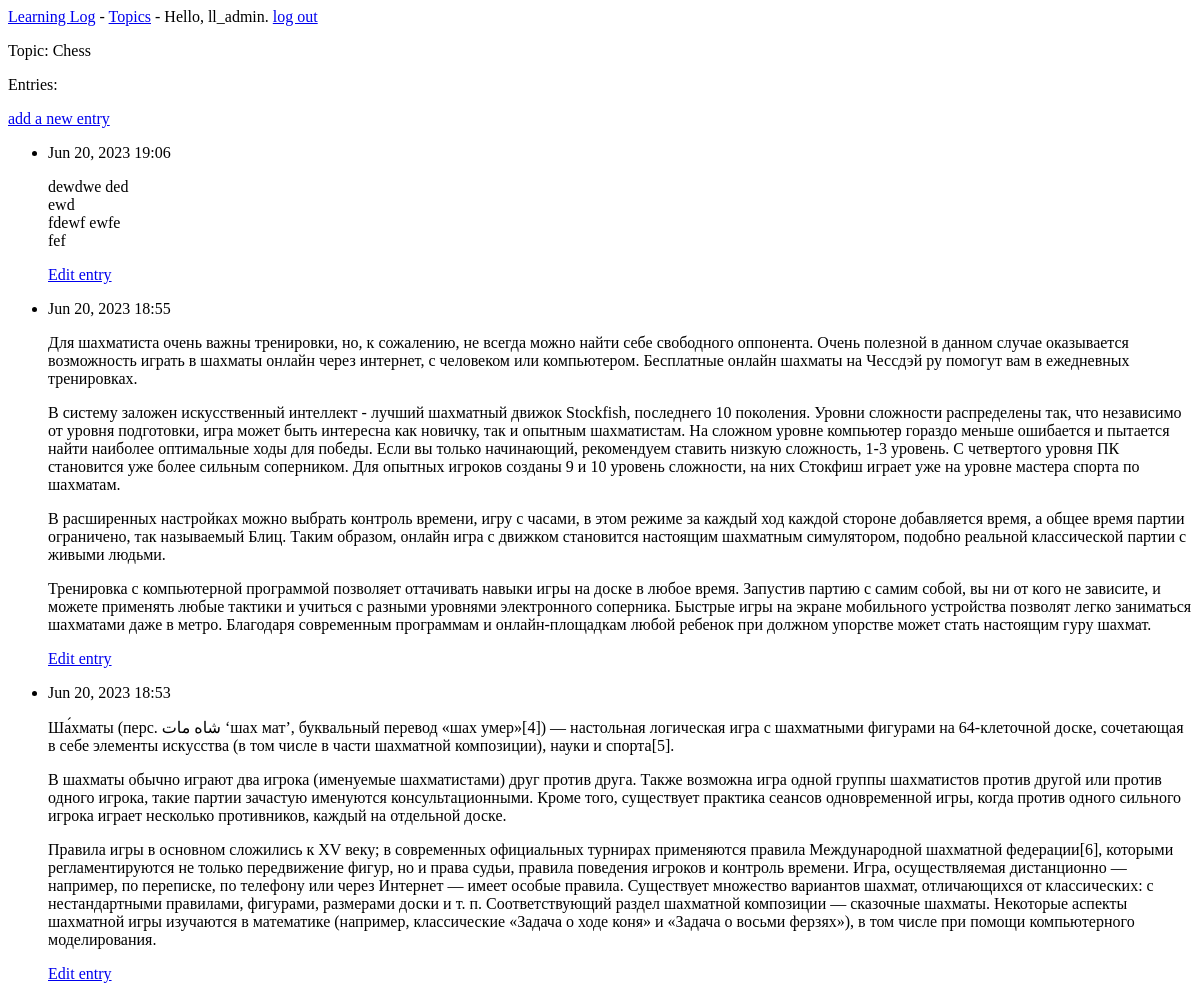
Page /topics/1/ (signed in) on the earlier database version.
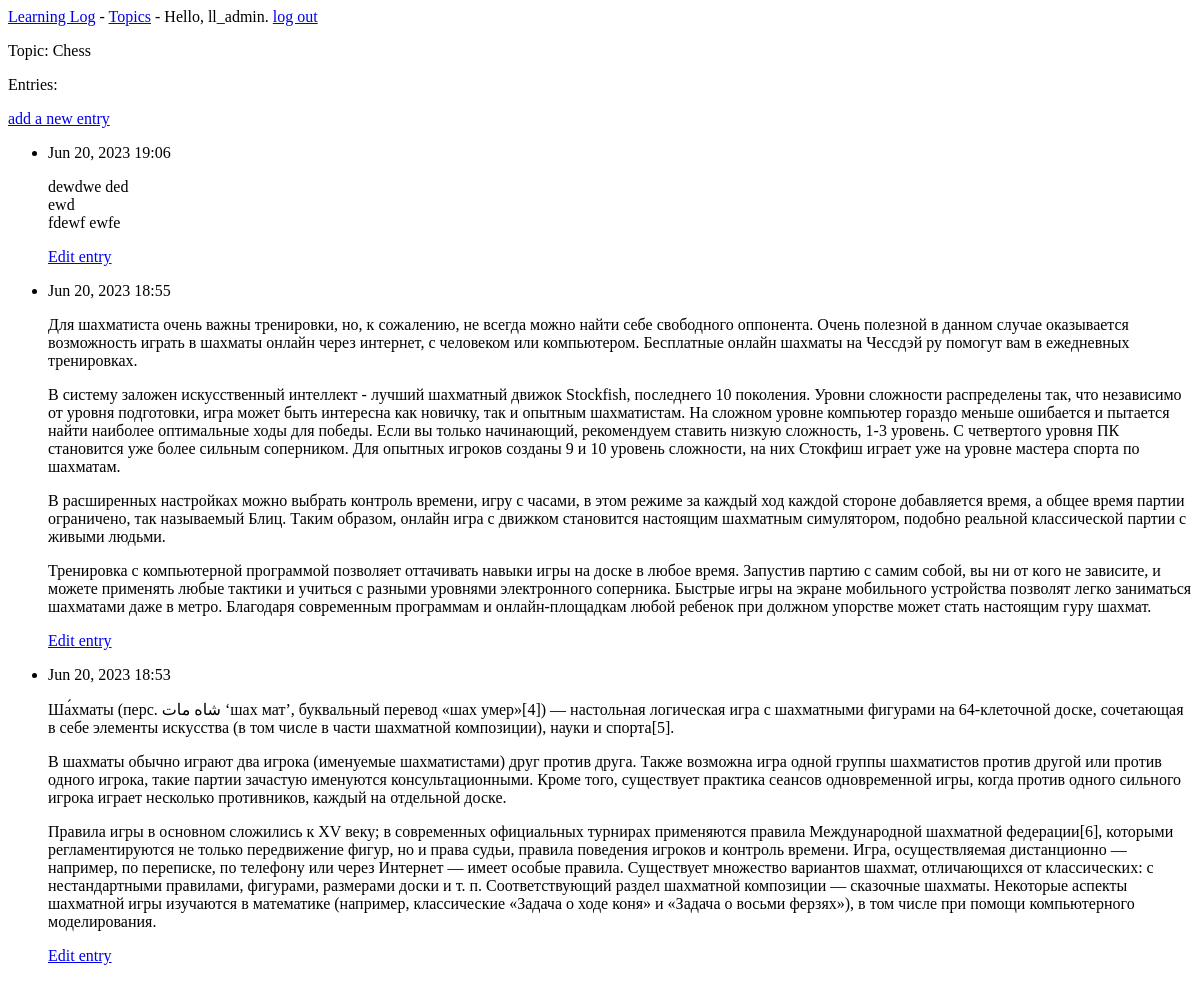
Same page on the later database version.
### learning_logs/models.py (models this page shows, shortened)
class Topic(models.Model):
    text = models.CharField(max_length=200)
    date_added = models.DateTimeField(auto_now_add=True)
    owner = models.ForeignKey(User, on_delete=models.CASCADE)
    def __str__(self):
        return self.text

class Entry(models.Model):
    topic = models.ForeignKey(Topic, on_delete=models.CASCADE)
    text = models.TextField()
    date_added = models.DateTimeField(auto_now_add=True)
    class Meta:
        verbose_name_plural = 'entries'

### learning_logs/views.py (the view)
# urls.py: path('topics/<int:topic_id>/', views.topic, name='topic'),
@login_required
def topic(request, topic_id):
    topic = Topic.objects.get(id=topic_id)
    if topic.owner != request.user:
        raise Http404
    entries = topic.entry_set.order_by('-date_added')
    context = {'topic': topic, 'entries': entries}
    return render(request, 'learning_logs/topic.html', context)

### learning_logs/templates/learning_logs/topic.html
{% extends 'learning_logs/base.html' %}
{% block content %}
    <p>Topic: {{ topic }}</p>
    <p>Entries:</p>
    <p>
        <a href="{% url 'learning_logs:new_entry' topic.id %}">add a new entry</a>
    </p>
    <ul>
        {% for entry in entries %}
            <li>
                <p>{{ entry.date_added|date:'M d, Y H:i' }}</p>
                <p>{{ entry.text|linebreaks }}</p>
                <p>
                    <a href="{% url 'learning_logs:edit_entry' entry.id %}">Edit entry</a>
                </p>
            </li>
        {% empty %}
            <li>There are no entries for this topic yet.</li>
        {% endfor %}
    </ul>
{% endblock content %}

### learning_logs/templates/learning_logs/base.html
<p>
    <a href="{% url 'learning_logs:index' %}">Learning Log</a> -
    <a href="{% url 'learning_logs:topics' %}">Topics</a> -
    {% if user.is_authenticated %}
        Hello, {{ user.username }}.
        <a href="{% url 'users:logout' %}">log out</a>
    {% else %}
        <a href="{% url 'users:register' %}">Register</a>
        <a href="{% url 'users:login' %}">log in</a>
    {% endif %}
</p>
{% block content %}{% endblock content %}

Differences in the rows shown:
changed Entry: text "dewdwe ded ewd fdewf ewfe fef" → "dewdwe ded ewd fdewf ewfe"
